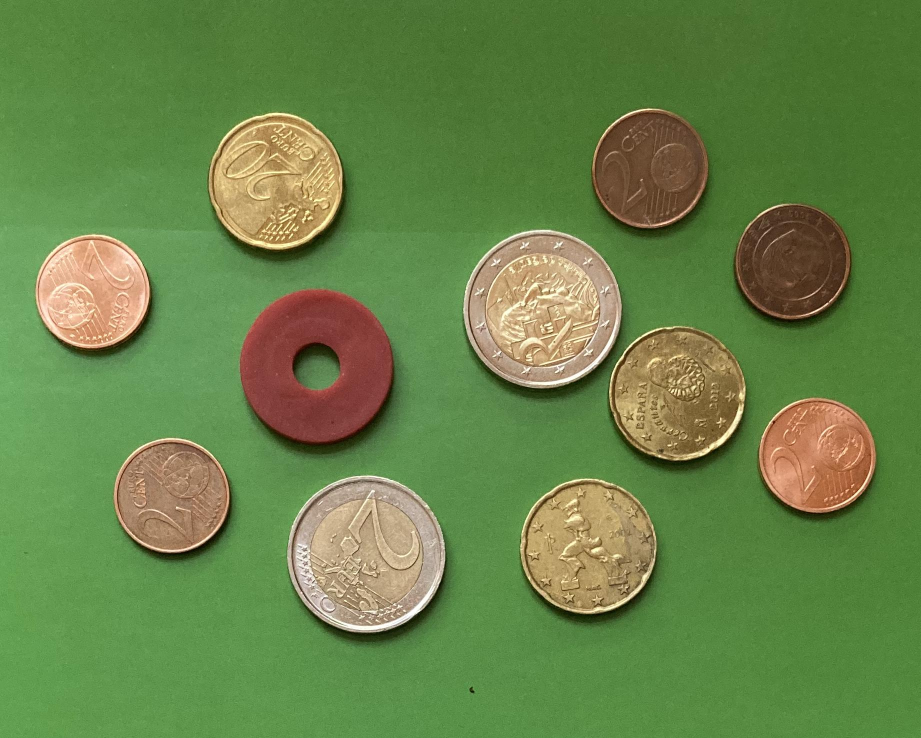
%> input picture Images/M1.jpg, 1842 x 1476 px (shown at 1/2 size); its folder holds only this picture in this run
$ octave 'Question 1.1 Comptage automatique .m'   (GNU Octave 9; MATLAB toolbox functions it lacks are replaced by stand-ins)
%> lines starting %> are read from the running program, lines starting %| are printed output that depends on the picture; in (x1, y1, x2, y2) boxes, pixels count from 0 and x2, y2 are one past the last pixel; in counts of white or black regions, pixels touching at a corner belong together; the program's own positions count from 1
clear all, close all, clc ;
pkg load image;
pkg load signal;


for j = 1:6
 % charger les images du répertoire images
 im = dir(fullfile('images','/*.jpg*'));

 Ia= imread((fullfile('images',im(j).name)));
%> Ia is the input picture: size 1476x1842x3 uint8; mean R, G, B 103.7, 132.3, 72.3
 %étendre la dynamique

 Aa = imadjust(Ia, [0.2 0.7], [0 1]);
 % Normalisation des images dans le canal rouge et vert
 A1=double(Aa(:,:,1));
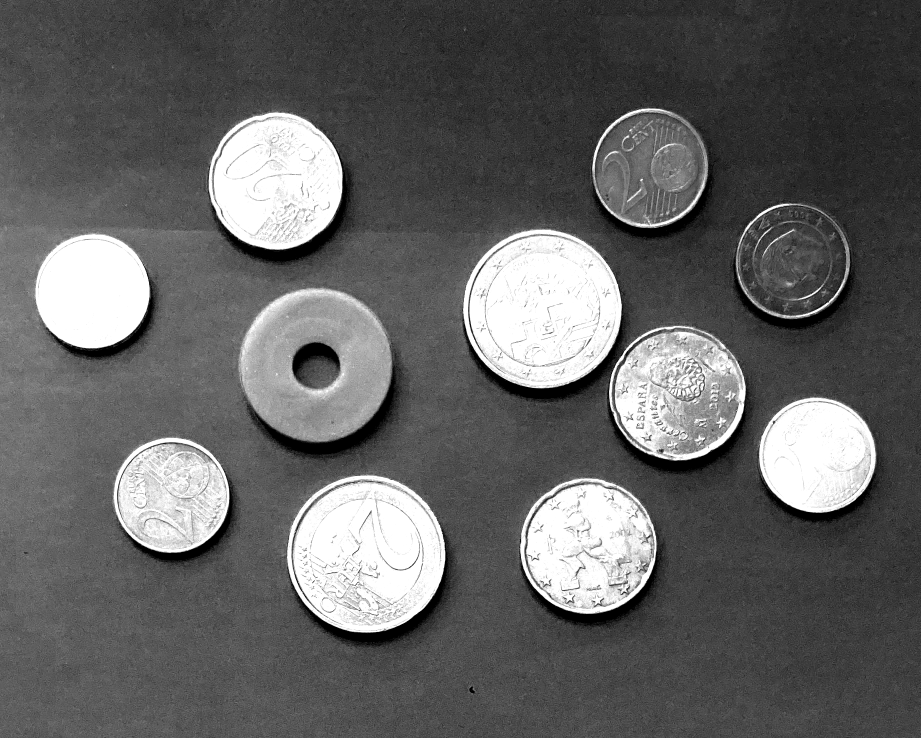
%> A1: size 1476x1842 double (shown at 1/2 size); min 0, max 255, mean 99.5
 A2=double(Aa(:,:,2));
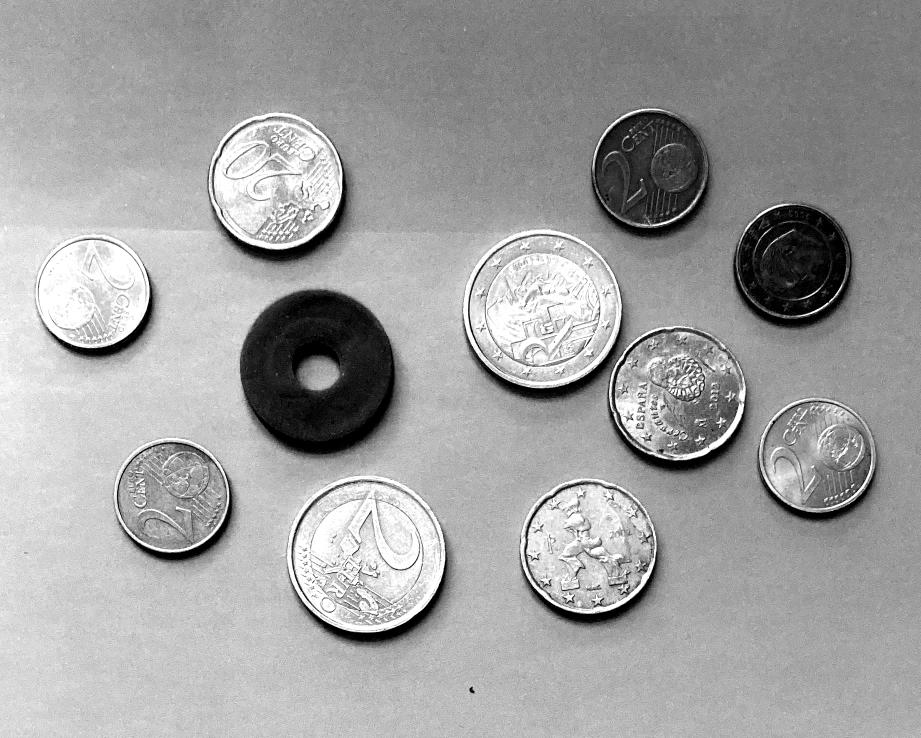
%> A2: size 1476x1842 double (shown at 1/2 size); min 0, max 255, mean 160.7

 A1 = A1./max(max(A1));

 A2 = A2./max(max(A2));

 %SE=strel ("diamond", 7);
 % binarisation manuelle
 Ab1 = im2bw(A1,0.6);
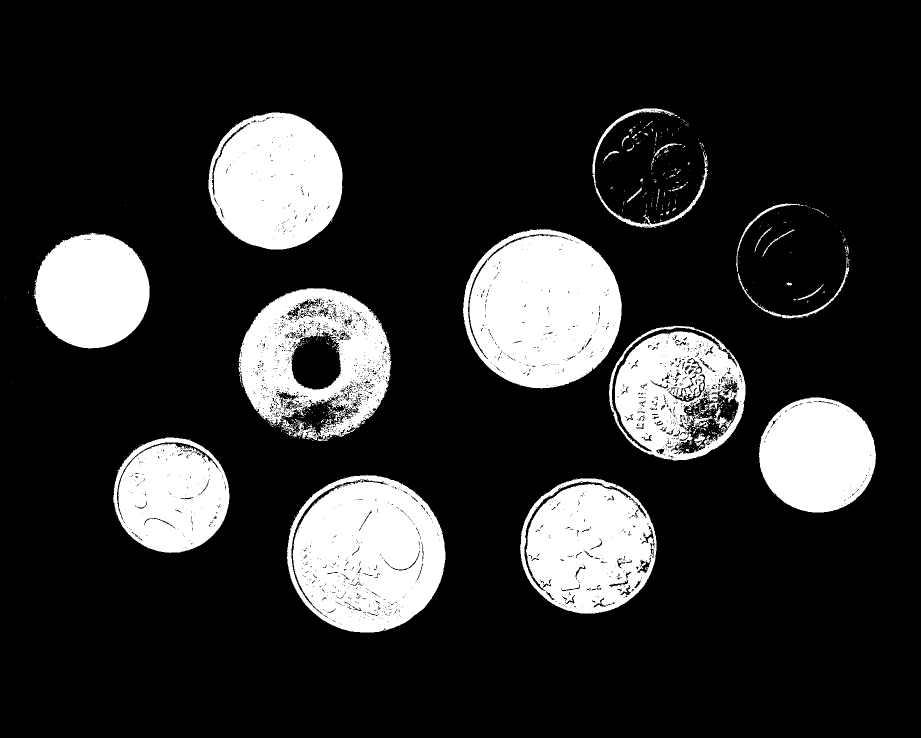
%> Ab1: size 1476x1842 logical (shown at 1/2 size); 18% white; 569 white regions (516 under 20 px), largest, box (x1, y1, x2, y2) and area: (926, 458, 1244, 777) 77046, (574, 950, 891, 1265) 75105, (417, 225, 685, 499) 56726

 Ab1=imfill(Ab1,'holes');
%> Ab1: size 1476x1842 logical; 19.5% white; 371 white regions (328 under 20 px), largest, box (x1, y1, x2, y2) and area: (926, 458, 1244, 777) 78797, (574, 950, 891, 1265) 78161, (477, 576, 783, 882) 66571
 %figure,
 %imagesc(Ab1);colorbar(gray);


 Ab2 = ~im2bw(A2,0.3);
%> Ab2: size 1476x1842 logical; 8.4% white; 1513 white regions (1392 under 20 px), largest, box (x1, y1, x2, y2) and area: (480, 580, 793, 913) 76562, (1466, 410, 1706, 658) 44168, (1182, 222, 1424, 479) 42553
 Ab2=imfill(Ab2,'holes');
%> Ab2: size 1476x1842 logical; 8.7% white; 1505 white regions (1384 under 20 px)
 % Labelisé Ab2 pour détecter le nombre d'objets afin de supprimer ceux qui ne sont pas circulaires
 [I_lab, n] = bwlabel(Ab2, 4);
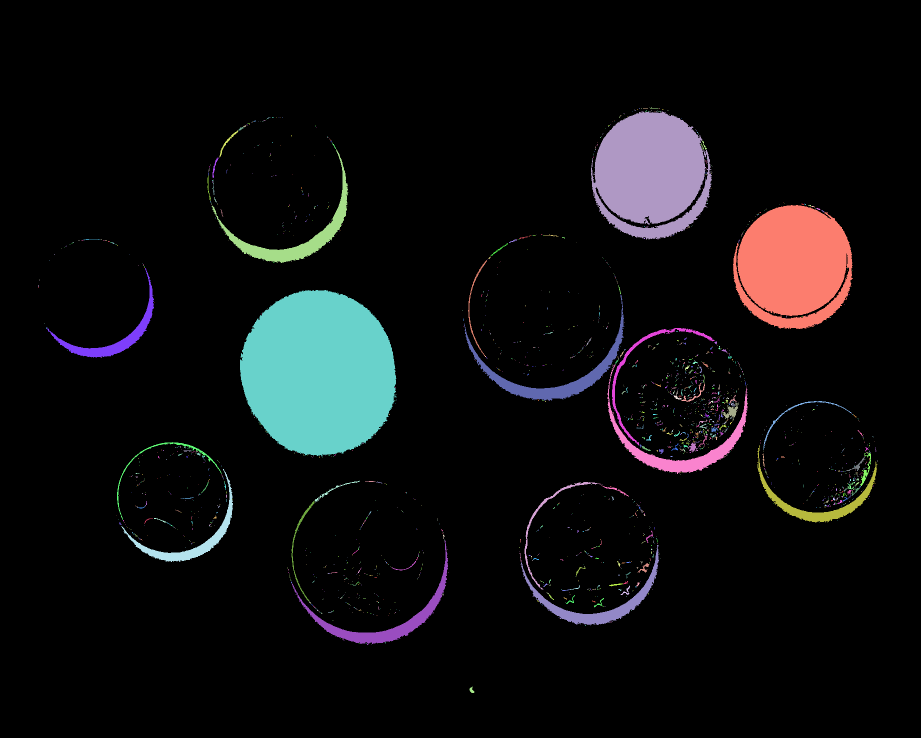
%> I_lab: size 1476x1842 double (shown at 1/2 size); 2088 distinct labels, from 0 to 2087; one colour per label, 0 black
%> n = 2087

 reg = regionprops(I_lab,'Area','BoundingBox');
%> reg = 2087 regions; largest, box (x1, y1, x2, y2) and Area: (480, 580, 793, 913) 81018, (1182, 223, 1424, 479) 45469, (1466, 410, 1706, 658) 45218, (928, 589, 1249, 802) 7657, (423, 298, 696, 526) 7493


 for i = 1:numel(reg)
 % Récupère les propriétés de la bounding box
  bbox = reg(i).BoundingBox;
 % Récupère les surfaces de l'objet
  size = reg(i).Area;
 % supprime l'objet de petite taille de l'image binaire dans le canal vert
  if size < 30000

   x = round(bbox(1));
   y = round(bbox(2));
   width = round(bbox(3));
   height = round(bbox(4));
   Ab2(y:y+height-1, x:x+width-1) = 0;
  end
 end
%> this loop made 2087 passes
%> (bbox, size, x, y, width, height) on passes 1 to 12: ([76.5 574.5 1 2], 2, 77, 575, 1, 2), ([77.5 570.5 1 4], 4, 78, 571, 1, 4), ([79.5 559.5 1 1], 1, 80, 560, 1, 1), ([79.5 561.5 1 1], 1, 80, 562, 1, 1), ([89.5 647.5 1 1], 1, 90, 648, 1, 1), ([92.5 654.5 3 4], 6, 93, 655, 3, 4), ([95.5 536.5 213 179], 4456, 96, 537, 213, 179), ([99.5 520.5 1 1], 1, 100, 521, 1, 1), ([108.5 509.5 1 1], 1, 109, 510, 1, 1), ([109.5 508.5 1 1], 1, 110, 509, 1, 1), ([123.5 497.5 1 1], 1, 124, 498, 1, 1), ([128.5 494.5 1 1], 1, 129, 495, 1, 1)
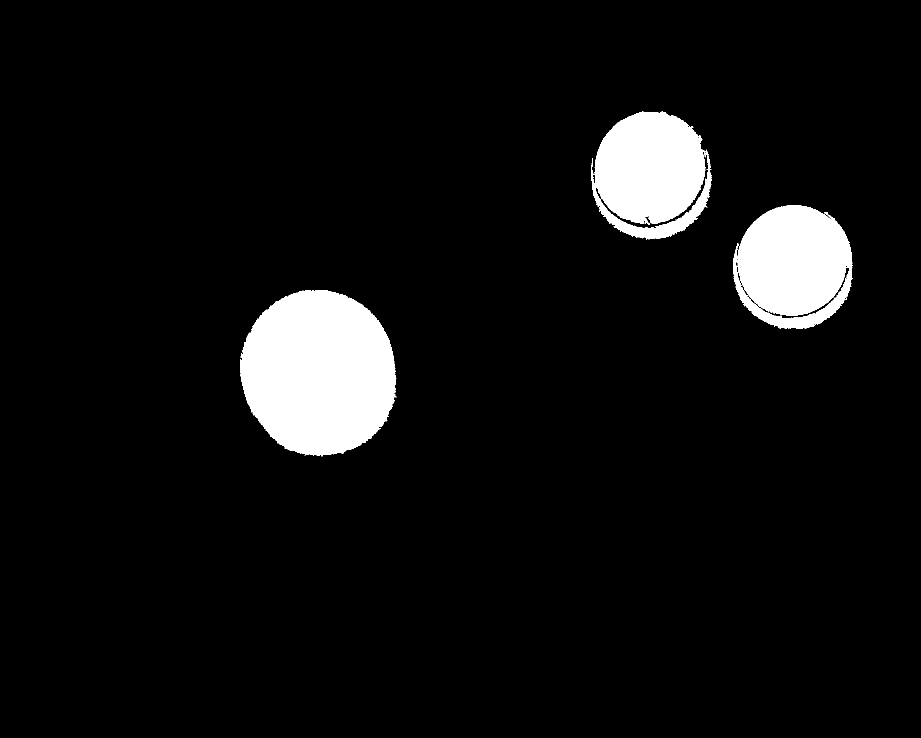
%> Ab2: size 1476x1842 logical (shown at 1/2 size); 6.3% white; 3 white regions, box (x1, y1, x2, y2) and area: (480, 580, 793, 913) 81018, (1182, 223, 1424, 479) 45460, (1466, 410, 1706, 658) 45218
%> after the loop, height = 2; width = 1; x = 1755; y = 922
 Ab2=Ab2;

 %additin des images binaires du canal vert et rouge
 Ab=Ab1+Ab2;
 Ab=im2bw(Ab);
%> Ab: size 1476x1842 logical; 23.3% white; 58 white regions (47 under 20 px), largest, box (x1, y1, x2, y2) and area: (477, 576, 793, 913) 82618, (926, 458, 1244, 777) 78797, (574, 950, 891, 1265) 78161

 Ab=imfill(Ab,'holes');
%> Ab: size 1476x1842 logical; 23.3% white; 58 white regions (47 under 20 px), largest, box (x1, y1, x2, y2) and area: (477, 576, 793, 913) 82624, (926, 458, 1244, 777) 78797, (574, 950, 891, 1265) 78161

 %erosion
 se=strel ("diamond", 3);
 for i=1:2
  ie1=imerode(Ab,se);
  ie2=ie1;
 endfor
 ie=ie2;

 for i=1:2
  id1=imerode(ie,se);
  id2=id1;
 endfor
 id=id1;

 % Image labelisé contenant nombre d'objet
 [L, num] = bwlabel(id, 4);
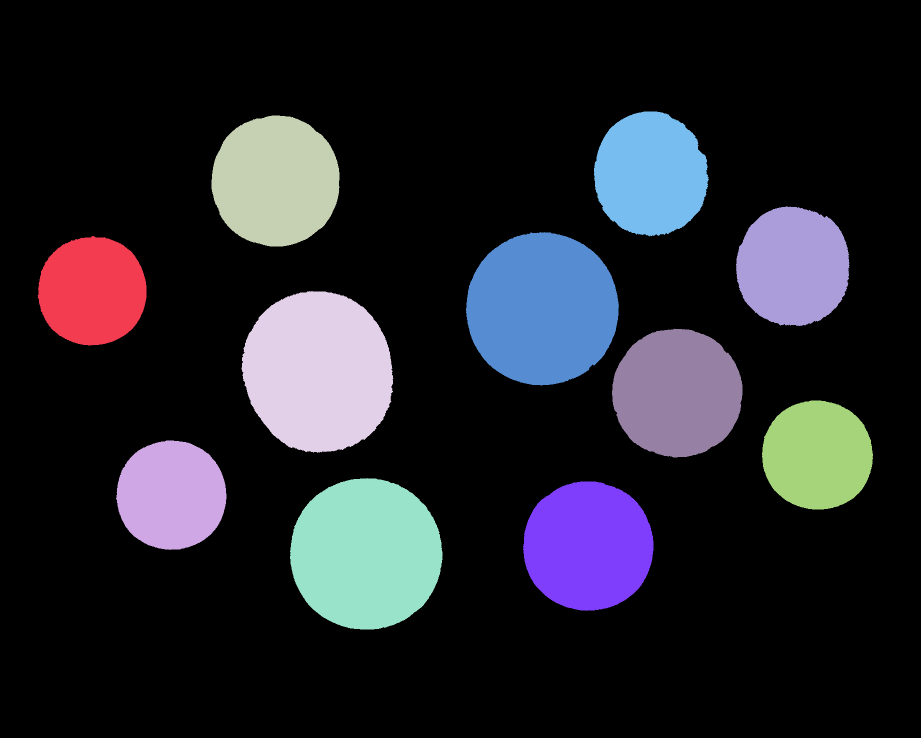
%> L: size 1476x1842 double (shown at 1/2 size); 12 distinct labels, from 0 to 11; one colour per label, 0 black
%> num = 11

 figure,
 imagesc(id),colormap(gray)
 colorbar,
 title(['image labellisee contenant ',num2str(num),' objet(s)']);
 % Détection des contours
 [B,L] = bwboundaries(id,4);
%> B = 11 boundaries; largest, box (x1, y1, x2, y2) and points: (483, 582, 787, 906) 894, (932, 464, 1238, 771) 873, (580, 956, 885, 1259) 868, (423, 231, 679, 493) 742, (1224, 657, 1485, 915) 742

 title(['image labellisee contenant ',num2str(num),' objet(s)']);
 hold on
 % tracé un contour vert autour de chaque objet détecté
 for k = 1:length(B)
   boundary = B{k};
   plot(boundary(:,2), boundary(:,1), 'r', 'LineWidth', 2)
 end
%> this loop made 11 passes
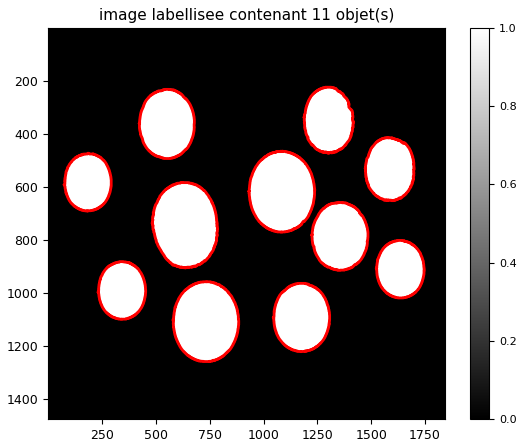
%> figure redrawn from the program's plot data

 hold off
 %calcul de la somme en euro des pièces
 somme=0;
 for i = 1:num
    s_1 = regionprops(L == i, 'Area','Centroid','BoundingBox','Perimeter','Eccentricity');
    aire =  cat(1,s_1.Area);


    % valeur de la pièce en fonction de sa surface
    if aire >30000 && aire <47000
        v = 0.02;
    elseif aire > 47000 && aire< 70000
        v = 0.2;
    elseif aire > 70000 && aire < 75000
        v = 2;
    else
        v = 0;
    end

    somme = somme + v;
 end
%> this loop made 11 passes
%> (aire, v, somme) on passes 1 to 11: (37409, 0.02, 0.02), (37979, 0.02, 0.04), (53073, 0.2, 0.24), (76813, 0, 0.24), (72822, 2, 2.24), (73433, 2, 4.24), (53278, 0.2, 4.44), (44585, 0.02, 4.46), (52793, 0.2, 4.66), (43092, 0.02, 4.68), (38280, 0.02, 4.7)

 fprintf('La somme totale des pièces de M%d vaut %.2f euros.\n',j, somme);
%| La somme totale des pièces de M1 vaut 4.70 euros.
%> (the run ends here)
